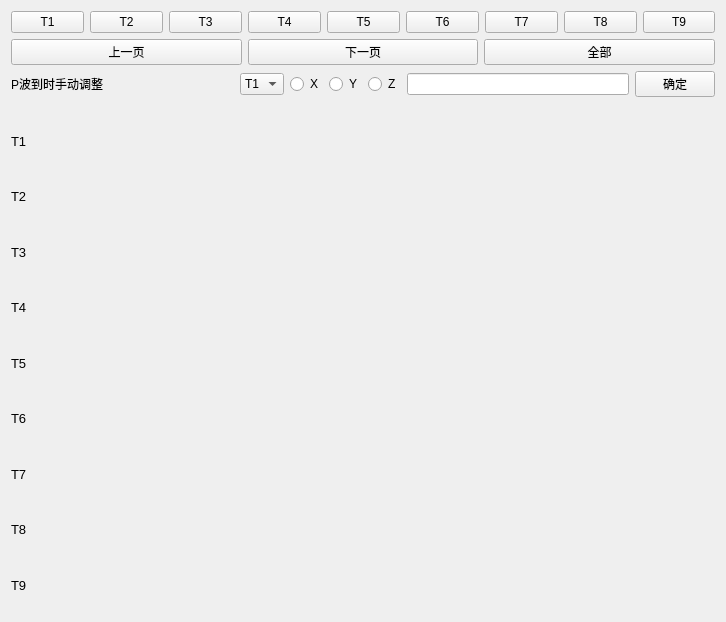
<?xml version="1.0" encoding="UTF-8"?>
<ui version="4.0">
 <class>ShowChart</class>
 <widget class="QWidget" name="ShowChart">
  <property name="enabled">
   <bool>true</bool>
  </property>
  <property name="geometry">
   <rect>
    <x>0</x>
    <y>0</y>
    <width>726</width>
    <height>622</height>
   </rect>
  </property>
  <property name="sizePolicy">
   <sizepolicy hsizetype="Expanding" vsizetype="Preferred">
    <horstretch>0</horstretch>
    <verstretch>0</verstretch>
   </sizepolicy>
  </property>
  <property name="minimumSize">
   <size>
    <width>720</width>
    <height>614</height>
   </size>
  </property>
  <property name="maximumSize">
   <size>
    <width>745</width>
    <height>622</height>
   </size>
  </property>
  <property name="windowTitle">
   <string>Form</string>
  </property>
  <layout class="QVBoxLayout" name="verticalLayout">
   <item>
    <layout class="QVBoxLayout" name="verticalLayout_2">
     <property name="sizeConstraint">
      <enum>QLayout::SetDefaultConstraint</enum>
     </property>
     <item>
      <layout class="QHBoxLayout" name="horizontalLayout_7">
       <item>
        <widget class="QPushButton" name="T1Button">
         <property name="text">
          <string>T1</string>
         </property>
        </widget>
       </item>
       <item>
        <widget class="QPushButton" name="T2Button">
         <property name="text">
          <string>T2</string>
         </property>
        </widget>
       </item>
       <item>
        <widget class="QPushButton" name="T3Button">
         <property name="text">
          <string>T3</string>
         </property>
        </widget>
       </item>
       <item>
        <widget class="QPushButton" name="T4Button">
         <property name="text">
          <string>T4</string>
         </property>
        </widget>
       </item>
       <item>
        <widget class="QPushButton" name="T5Button">
         <property name="text">
          <string>T5</string>
         </property>
        </widget>
       </item>
       <item>
        <widget class="QPushButton" name="T6Button">
         <property name="text">
          <string>T6</string>
         </property>
        </widget>
       </item>
       <item>
        <widget class="QPushButton" name="T7Button">
         <property name="text">
          <string>T7</string>
         </property>
        </widget>
       </item>
       <item>
        <widget class="QPushButton" name="T8Button">
         <property name="text">
          <string>T8</string>
         </property>
        </widget>
       </item>
       <item>
        <widget class="QPushButton" name="T9Button">
         <property name="text">
          <string>T9</string>
         </property>
        </widget>
       </item>
      </layout>
     </item>
     <item>
      <layout class="QHBoxLayout" name="horizontalLayout_8">
       <property name="bottomMargin">
        <number>0</number>
       </property>
       <item>
        <widget class="QPushButton" name="previousPage">
         <property name="text">
          <string>上一页</string>
         </property>
        </widget>
       </item>
       <item>
        <widget class="QPushButton" name="nextPage">
         <property name="text">
          <string>下一页</string>
         </property>
        </widget>
       </item>
       <item>
        <widget class="QPushButton" name="fulllScreenButton">
         <property name="text">
          <string>全部</string>
         </property>
        </widget>
       </item>
      </layout>
     </item>
     <item>
      <layout class="QHBoxLayout" name="horizontalLayout">
       <property name="bottomMargin">
        <number>10</number>
       </property>
       <item>
        <widget class="QLabel" name="promptLabel">
         <property name="sizePolicy">
          <sizepolicy hsizetype="Expanding" vsizetype="Preferred">
           <horstretch>0</horstretch>
           <verstretch>0</verstretch>
          </sizepolicy>
         </property>
         <property name="text">
          <string>P波到时手动调整</string>
         </property>
        </widget>
       </item>
       <item>
        <widget class="QComboBox" name="comboBox">
         <item>
          <property name="text">
           <string>T1</string>
          </property>
         </item>
         <item>
          <property name="text">
           <string>T2</string>
          </property>
         </item>
         <item>
          <property name="text">
           <string>T3</string>
          </property>
         </item>
         <item>
          <property name="text">
           <string>T4</string>
          </property>
         </item>
         <item>
          <property name="text">
           <string>T5</string>
          </property>
         </item>
         <item>
          <property name="text">
           <string>T6</string>
          </property>
         </item>
         <item>
          <property name="text">
           <string>T7</string>
          </property>
         </item>
         <item>
          <property name="text">
           <string>T8</string>
          </property>
         </item>
         <item>
          <property name="text">
           <string>T9</string>
          </property>
         </item>
        </widget>
       </item>
       <item>
        <widget class="QRadioButton" name="tx">
         <property name="text">
          <string>X</string>
         </property>
        </widget>
       </item>
       <item>
        <widget class="QRadioButton" name="ty">
         <property name="text">
          <string>Y</string>
         </property>
        </widget>
       </item>
       <item>
        <widget class="QRadioButton" name="tz">
         <property name="text">
          <string>Z</string>
         </property>
        </widget>
       </item>
       <item>
        <widget class="QLineEdit" name="intputPWave">
         <property name="text">
          <string/>
         </property>
         <property name="placeholderText">
          <string/>
         </property>
        </widget>
       </item>
       <item>
        <widget class="QPushButton" name="saveModifiedPWave">
         <property name="text">
          <string>确定</string>
         </property>
        </widget>
       </item>
      </layout>
     </item>
     <item>
      <widget class="QStackedWidget" name="stackedWidget">
       <property name="enabled">
        <bool>true</bool>
       </property>
       <property name="sizePolicy">
        <sizepolicy hsizetype="Expanding" vsizetype="Expanding">
         <horstretch>0</horstretch>
         <verstretch>0</verstretch>
        </sizepolicy>
       </property>
       <property name="minimumSize">
        <size>
         <width>650</width>
         <height>500</height>
        </size>
       </property>
       <property name="baseSize">
        <size>
         <width>500</width>
         <height>500</height>
        </size>
       </property>
       <property name="currentIndex">
        <number>9</number>
       </property>
       <widget class="QWidget" name="page1">
        <property name="sizePolicy">
         <sizepolicy hsizetype="Expanding" vsizetype="Expanding">
          <horstretch>0</horstretch>
          <verstretch>0</verstretch>
         </sizepolicy>
        </property>
        <property name="minimumSize">
         <size>
          <width>500</width>
          <height>500</height>
         </size>
        </property>
        <layout class="QVBoxLayout" name="verticalLayout_4">
         <item>
          <layout class="QGridLayout" name="gridLayout" rowstretch="0,0,0" columnstretch="0,0">
           <property name="sizeConstraint">
            <enum>QLayout::SetDefaultConstraint</enum>
           </property>
           <item row="1" column="0">
            <widget class="QLabel" name="t1">
             <property name="sizePolicy">
              <sizepolicy hsizetype="Preferred" vsizetype="Preferred">
               <horstretch>0</horstretch>
               <verstretch>0</verstretch>
              </sizepolicy>
             </property>
             <property name="text">
              <string>T1</string>
             </property>
            </widget>
           </item>
           <item row="2" column="1">
            <widget class="QLabel" name="t1Z">
             <property name="sizePolicy">
              <sizepolicy hsizetype="Preferred" vsizetype="Preferred">
               <horstretch>0</horstretch>
               <verstretch>0</verstretch>
              </sizepolicy>
             </property>
             <property name="text">
              <string>Z-垂直</string>
             </property>
            </widget>
           </item>
           <item row="0" column="1">
            <widget class="QLabel" name="t1X">
             <property name="sizePolicy">
              <sizepolicy hsizetype="Preferred" vsizetype="Preferred">
               <horstretch>0</horstretch>
               <verstretch>0</verstretch>
              </sizepolicy>
             </property>
             <property name="text">
              <string>X-东西</string>
             </property>
            </widget>
           </item>
           <item row="1" column="1">
            <widget class="QLabel" name="t1Y">
             <property name="sizePolicy">
              <sizepolicy hsizetype="Preferred" vsizetype="Preferred">
               <horstretch>0</horstretch>
               <verstretch>0</verstretch>
              </sizepolicy>
             </property>
             <property name="text">
              <string>Y-北南</string>
             </property>
            </widget>
           </item>
          </layout>
         </item>
        </layout>
       </widget>
       <widget class="QWidget" name="page2">
        <property name="sizePolicy">
         <sizepolicy hsizetype="Expanding" vsizetype="Expanding">
          <horstretch>0</horstretch>
          <verstretch>0</verstretch>
         </sizepolicy>
        </property>
        <property name="minimumSize">
         <size>
          <width>500</width>
          <height>500</height>
         </size>
        </property>
        <layout class="QVBoxLayout" name="verticalLayout_5">
         <item>
          <layout class="QGridLayout" name="gridLayout_2">
           <item row="0" column="1">
            <widget class="QLabel" name="t2X">
             <property name="text">
              <string>X-东西</string>
             </property>
            </widget>
           </item>
           <item row="1" column="1">
            <widget class="QLabel" name="t2Y">
             <property name="text">
              <string>Y-北南</string>
             </property>
            </widget>
           </item>
           <item row="1" column="0">
            <widget class="QLabel" name="t2">
             <property name="text">
              <string>T2</string>
             </property>
            </widget>
           </item>
           <item row="2" column="1">
            <widget class="QLabel" name="t2Z">
             <property name="text">
              <string>Z-垂直</string>
             </property>
            </widget>
           </item>
          </layout>
         </item>
        </layout>
       </widget>
       <widget class="QWidget" name="page3">
        <property name="sizePolicy">
         <sizepolicy hsizetype="Expanding" vsizetype="Expanding">
          <horstretch>0</horstretch>
          <verstretch>0</verstretch>
         </sizepolicy>
        </property>
        <property name="minimumSize">
         <size>
          <width>500</width>
          <height>500</height>
         </size>
        </property>
        <layout class="QVBoxLayout" name="verticalLayout_6">
         <item>
          <layout class="QGridLayout" name="gridLayout_3">
           <item row="2" column="1">
            <widget class="QLabel" name="t3Z">
             <property name="text">
              <string>Z-垂直</string>
             </property>
            </widget>
           </item>
           <item row="1" column="1">
            <widget class="QLabel" name="t3Y">
             <property name="text">
              <string>Y-北南</string>
             </property>
            </widget>
           </item>
           <item row="0" column="1">
            <widget class="QLabel" name="t3X">
             <property name="text">
              <string>X-东西</string>
             </property>
            </widget>
           </item>
           <item row="1" column="0">
            <widget class="QLabel" name="t3">
             <property name="text">
              <string>T3</string>
             </property>
            </widget>
           </item>
          </layout>
         </item>
        </layout>
       </widget>
       <widget class="QWidget" name="page4">
        <property name="sizePolicy">
         <sizepolicy hsizetype="Expanding" vsizetype="Expanding">
          <horstretch>0</horstretch>
          <verstretch>0</verstretch>
         </sizepolicy>
        </property>
        <layout class="QVBoxLayout" name="verticalLayout_7">
         <item>
          <layout class="QGridLayout" name="gridLayout_4">
           <item row="0" column="1">
            <widget class="QLabel" name="t4X">
             <property name="text">
              <string>X-东西</string>
             </property>
            </widget>
           </item>
           <item row="1" column="1">
            <widget class="QLabel" name="t4Y">
             <property name="text">
              <string>Y-北南</string>
             </property>
            </widget>
           </item>
           <item row="2" column="1">
            <widget class="QLabel" name="t4Z">
             <property name="text">
              <string>Z-垂直</string>
             </property>
            </widget>
           </item>
           <item row="1" column="0">
            <widget class="QLabel" name="t4">
             <property name="text">
              <string>T4</string>
             </property>
            </widget>
           </item>
          </layout>
         </item>
        </layout>
       </widget>
       <widget class="QWidget" name="page5">
        <property name="sizePolicy">
         <sizepolicy hsizetype="Expanding" vsizetype="Expanding">
          <horstretch>0</horstretch>
          <verstretch>0</verstretch>
         </sizepolicy>
        </property>
        <layout class="QVBoxLayout" name="verticalLayout_8">
         <item>
          <layout class="QGridLayout" name="gridLayout_5">
           <item row="2" column="2">
            <widget class="QLabel" name="t5Y">
             <property name="text">
              <string>Y-北南</string>
             </property>
            </widget>
           </item>
           <item row="2" column="0">
            <widget class="QLabel" name="t5">
             <property name="text">
              <string>T5</string>
             </property>
            </widget>
           </item>
           <item row="1" column="2">
            <widget class="QLabel" name="t5X">
             <property name="text">
              <string>X-东西</string>
             </property>
            </widget>
           </item>
           <item row="3" column="2">
            <widget class="QLabel" name="t5Z">
             <property name="text">
              <string>Z-垂直</string>
             </property>
            </widget>
           </item>
          </layout>
         </item>
        </layout>
       </widget>
       <widget class="QWidget" name="page6">
        <property name="sizePolicy">
         <sizepolicy hsizetype="Expanding" vsizetype="Expanding">
          <horstretch>0</horstretch>
          <verstretch>0</verstretch>
         </sizepolicy>
        </property>
        <layout class="QVBoxLayout" name="verticalLayout_9">
         <item>
          <layout class="QGridLayout" name="gridLayout_6">
           <item row="1" column="1">
            <widget class="QLabel" name="t6Y">
             <property name="text">
              <string>Y-北南</string>
             </property>
            </widget>
           </item>
           <item row="2" column="1">
            <widget class="QLabel" name="t6Z">
             <property name="text">
              <string>Z-垂直</string>
             </property>
            </widget>
           </item>
           <item row="1" column="0">
            <widget class="QLabel" name="t6">
             <property name="text">
              <string>T6</string>
             </property>
            </widget>
           </item>
           <item row="0" column="1">
            <widget class="QLabel" name="t6X">
             <property name="text">
              <string>X-东西</string>
             </property>
            </widget>
           </item>
          </layout>
         </item>
        </layout>
       </widget>
       <widget class="QWidget" name="page7">
        <property name="sizePolicy">
         <sizepolicy hsizetype="Expanding" vsizetype="Expanding">
          <horstretch>0</horstretch>
          <verstretch>0</verstretch>
         </sizepolicy>
        </property>
        <layout class="QVBoxLayout" name="verticalLayout_10">
         <item>
          <layout class="QGridLayout" name="gridLayout_7">
           <item row="1" column="1">
            <widget class="QLabel" name="t7Y">
             <property name="text">
              <string>Y-北南</string>
             </property>
            </widget>
           </item>
           <item row="0" column="1">
            <widget class="QLabel" name="t7X">
             <property name="text">
              <string>X-东西</string>
             </property>
            </widget>
           </item>
           <item row="1" column="0">
            <widget class="QLabel" name="t7">
             <property name="text">
              <string>T7</string>
             </property>
            </widget>
           </item>
           <item row="2" column="1">
            <widget class="QLabel" name="t7Z">
             <property name="text">
              <string>Z-垂直</string>
             </property>
            </widget>
           </item>
          </layout>
         </item>
        </layout>
       </widget>
       <widget class="QWidget" name="page8">
        <property name="sizePolicy">
         <sizepolicy hsizetype="Expanding" vsizetype="Expanding">
          <horstretch>0</horstretch>
          <verstretch>0</verstretch>
         </sizepolicy>
        </property>
        <layout class="QVBoxLayout" name="verticalLayout_11">
         <item>
          <layout class="QGridLayout" name="gridLayout_8">
           <item row="0" column="1">
            <widget class="QLabel" name="t8X">
             <property name="text">
              <string>X-东西</string>
             </property>
            </widget>
           </item>
           <item row="1" column="0">
            <widget class="QLabel" name="t8">
             <property name="text">
              <string>T8</string>
             </property>
            </widget>
           </item>
           <item row="1" column="1">
            <widget class="QLabel" name="t8Y">
             <property name="text">
              <string>Y-北南</string>
             </property>
            </widget>
           </item>
           <item row="2" column="1">
            <widget class="QLabel" name="t8Z">
             <property name="text">
              <string>Z-垂直</string>
             </property>
            </widget>
           </item>
          </layout>
         </item>
        </layout>
       </widget>
       <widget class="QWidget" name="page9">
        <property name="sizePolicy">
         <sizepolicy hsizetype="Expanding" vsizetype="Expanding">
          <horstretch>0</horstretch>
          <verstretch>0</verstretch>
         </sizepolicy>
        </property>
        <layout class="QVBoxLayout" name="verticalLayout_12">
         <item>
          <layout class="QGridLayout" name="gridLayout_9">
           <item row="1" column="0">
            <widget class="QLabel" name="t9">
             <property name="text">
              <string>T9</string>
             </property>
            </widget>
           </item>
           <item row="1" column="1">
            <widget class="QLabel" name="t9Y">
             <property name="text">
              <string>Y-北南</string>
             </property>
            </widget>
           </item>
           <item row="0" column="1">
            <widget class="QLabel" name="t9X">
             <property name="text">
              <string>X-东西</string>
             </property>
            </widget>
           </item>
           <item row="2" column="1">
            <widget class="QLabel" name="t9Z">
             <property name="text">
              <string>Z-垂直</string>
             </property>
            </widget>
           </item>
          </layout>
         </item>
        </layout>
       </widget>
       <widget class="QWidget" name="page10">
        <property name="sizePolicy">
         <sizepolicy hsizetype="Expanding" vsizetype="Expanding">
          <horstretch>0</horstretch>
          <verstretch>0</verstretch>
         </sizepolicy>
        </property>
        <property name="font">
         <font>
          <pointsize>6</pointsize>
         </font>
        </property>
        <layout class="QVBoxLayout" name="verticalLayout_13">
         <property name="spacing">
          <number>0</number>
         </property>
         <property name="leftMargin">
          <number>0</number>
         </property>
         <property name="topMargin">
          <number>0</number>
         </property>
         <property name="rightMargin">
          <number>0</number>
         </property>
         <property name="bottomMargin">
          <number>0</number>
         </property>
         <item>
          <layout class="QGridLayout" name="gridLayout_10">
           <property name="spacing">
            <number>0</number>
           </property>
           <item row="6" column="0">
            <widget class="QLabel" name="tt7">
             <property name="font">
              <font>
               <pointsize>10</pointsize>
              </font>
             </property>
             <property name="text">
              <string>T7</string>
             </property>
            </widget>
           </item>
           <item row="0" column="0">
            <widget class="QLabel" name="tt1">
             <property name="font">
              <font>
               <pointsize>10</pointsize>
              </font>
             </property>
             <property name="text">
              <string>T1</string>
             </property>
            </widget>
           </item>
           <item row="3" column="0">
            <widget class="QLabel" name="tt4">
             <property name="font">
              <font>
               <pointsize>10</pointsize>
              </font>
             </property>
             <property name="text">
              <string>T4</string>
             </property>
            </widget>
           </item>
           <item row="2" column="0">
            <widget class="QLabel" name="tt3">
             <property name="font">
              <font>
               <pointsize>10</pointsize>
              </font>
             </property>
             <property name="text">
              <string>T3</string>
             </property>
            </widget>
           </item>
           <item row="8" column="0">
            <widget class="QLabel" name="tt9">
             <property name="font">
              <font>
               <pointsize>10</pointsize>
              </font>
             </property>
             <property name="text">
              <string>T9</string>
             </property>
            </widget>
           </item>
           <item row="7" column="0">
            <widget class="QLabel" name="tt8">
             <property name="font">
              <font>
               <pointsize>10</pointsize>
              </font>
             </property>
             <property name="text">
              <string>T8</string>
             </property>
            </widget>
           </item>
           <item row="1" column="0">
            <widget class="QLabel" name="tt2">
             <property name="font">
              <font>
               <pointsize>10</pointsize>
              </font>
             </property>
             <property name="text">
              <string>T2</string>
             </property>
            </widget>
           </item>
           <item row="5" column="0">
            <widget class="QLabel" name="tt6">
             <property name="font">
              <font>
               <pointsize>10</pointsize>
              </font>
             </property>
             <property name="text">
              <string>T6</string>
             </property>
            </widget>
           </item>
           <item row="4" column="0">
            <widget class="QLabel" name="tt5">
             <property name="font">
              <font>
               <pointsize>10</pointsize>
              </font>
             </property>
             <property name="text">
              <string>T5</string>
             </property>
            </widget>
           </item>
          </layout>
         </item>
        </layout>
       </widget>
      </widget>
     </item>
    </layout>
   </item>
  </layout>
 </widget>
 <resources/>
 <connections/>
</ui>
